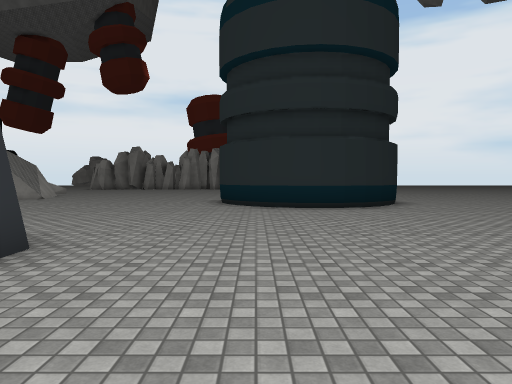
view 1 (above)

24 first-person views from a walk through a scene from a Unity 3-D project. The camera is 1.4 m above the floor, tilts 2° down and sees 70° across. The floor is counted in squares, 2 m on a side. Each view is taken from the middle of a square. On the plan, view 1 faces up. The plan holds only what a view shows up to about 11 squares ahead; the rest is blank. The place goes on beyond the plan. The player character is not drawn. Some surface patterns are stand-ins.

view 2
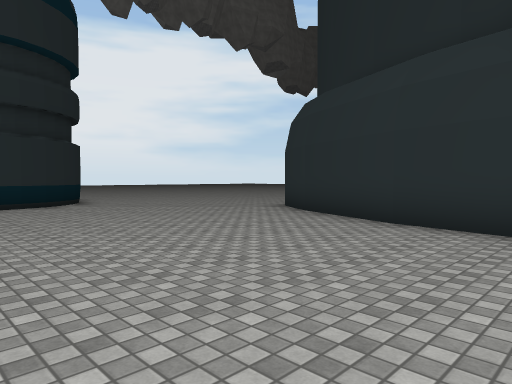

view 3
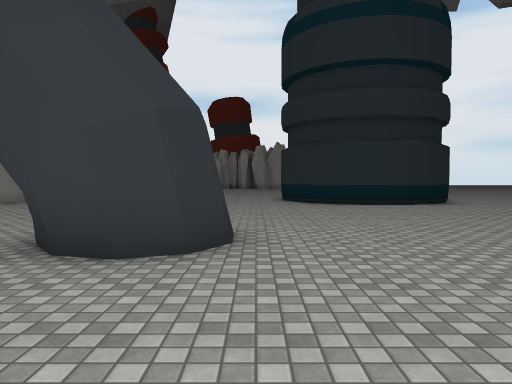

view 4
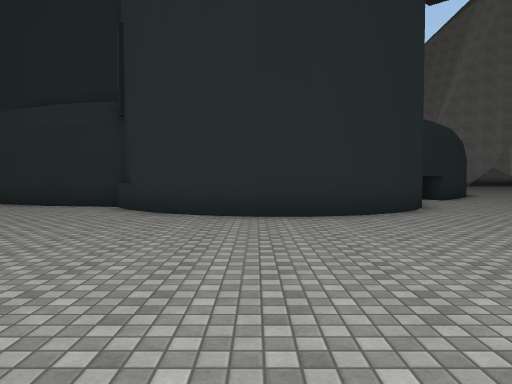

view 5
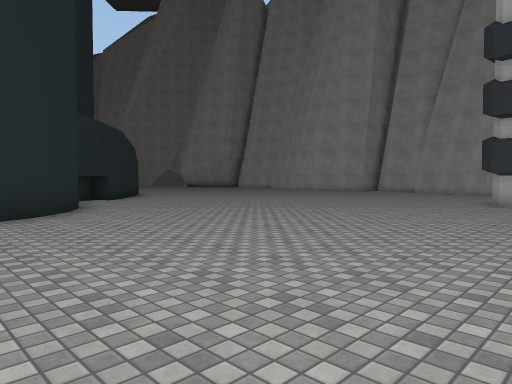

view 6
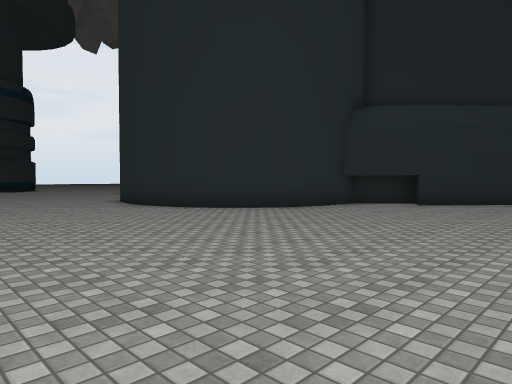

view 7
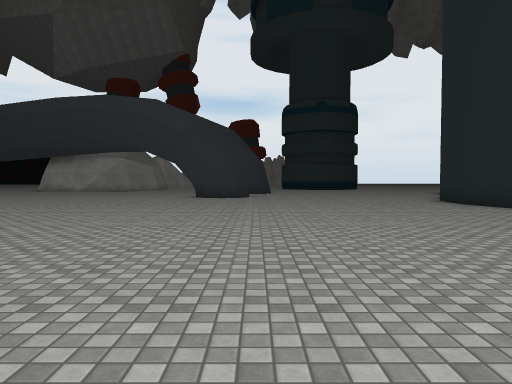

view 8
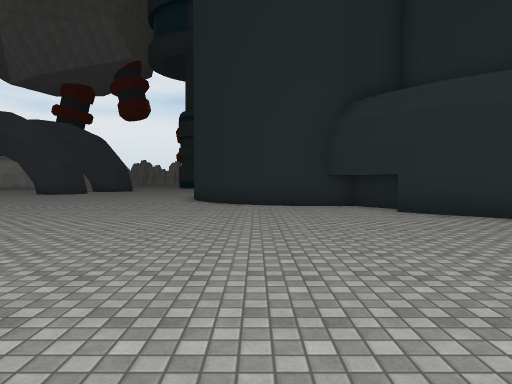

view 9
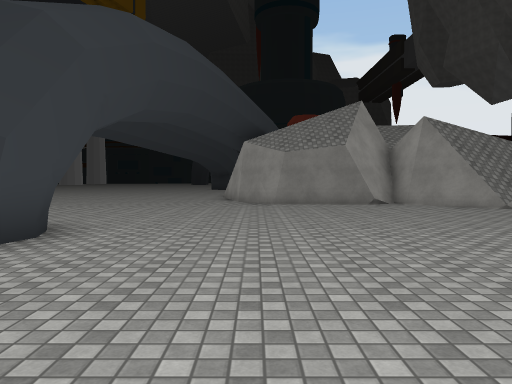

view 10
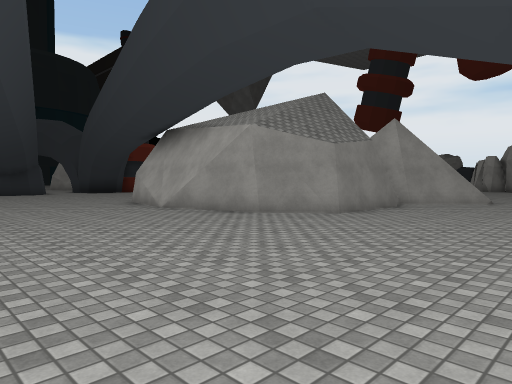

view 11
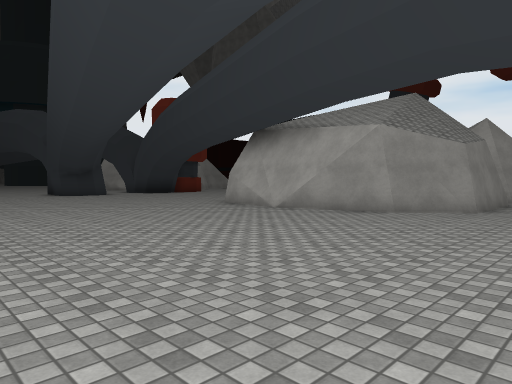

view 12
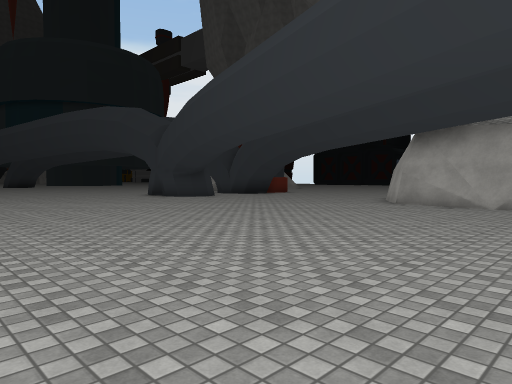

view 13
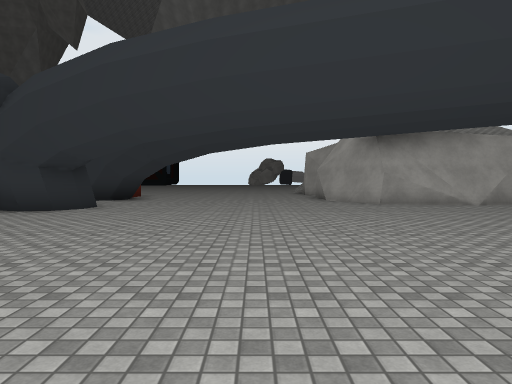

view 14
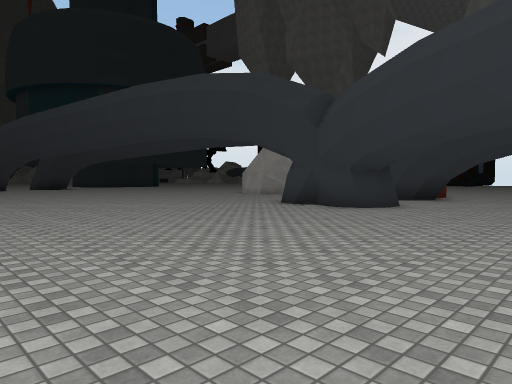

view 15
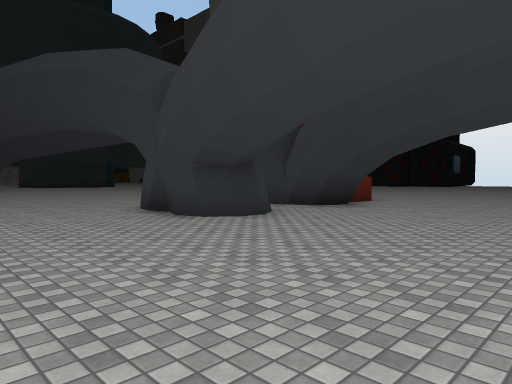

view 16
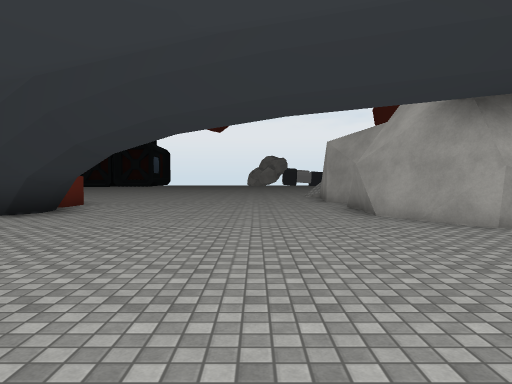

view 17
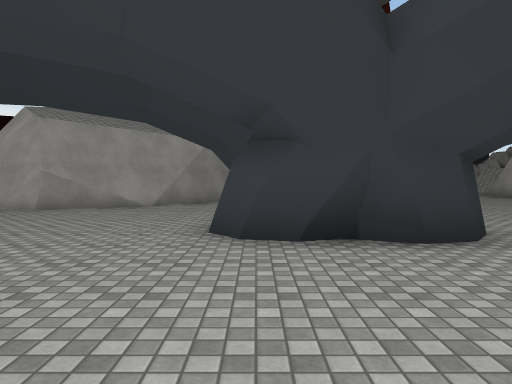

view 18
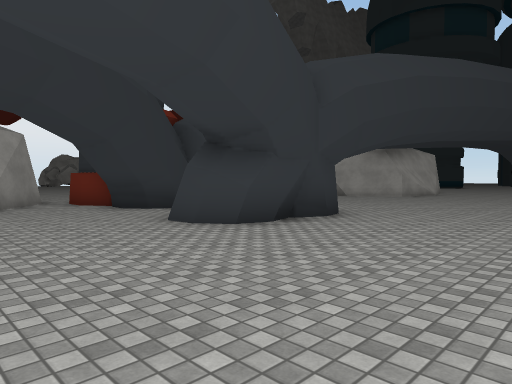

view 19
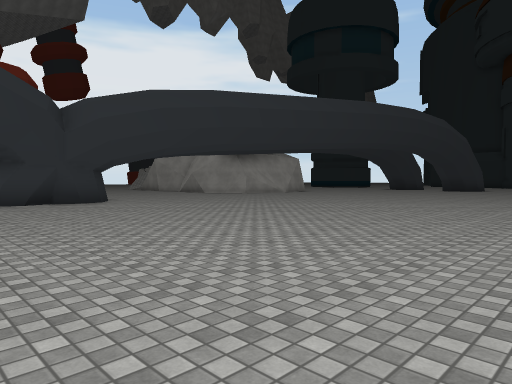

view 20
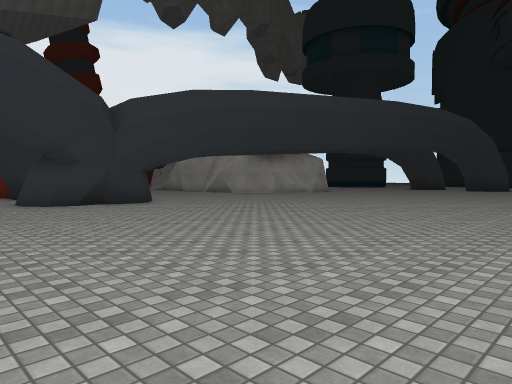

view 21
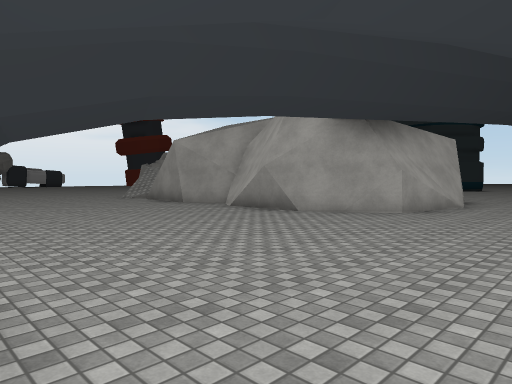

view 22
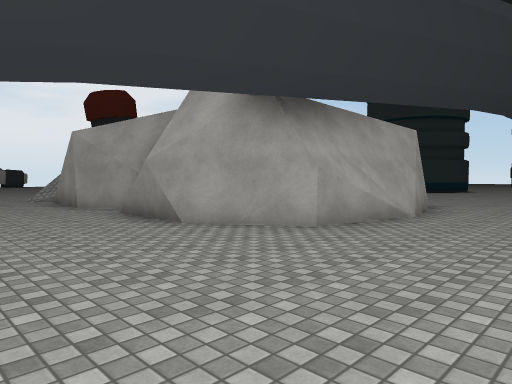

view 23
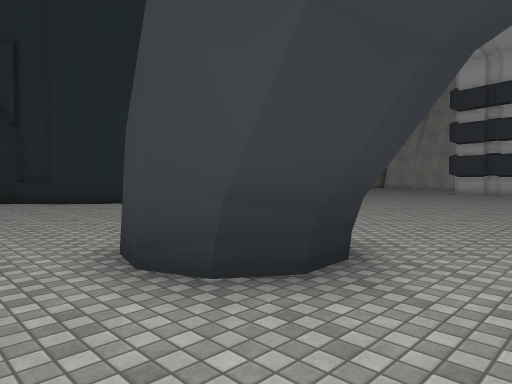

view 24
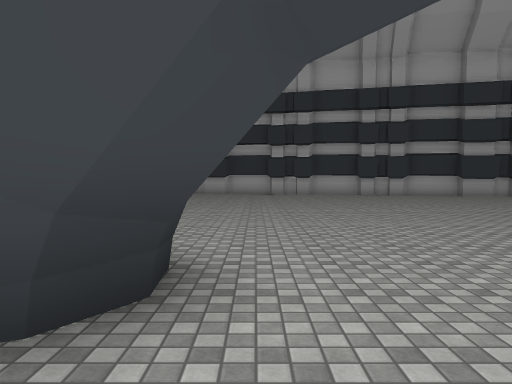

### Floor plan
Key: @ floor where view 1 was taken; # wall or solid block; . floor; B building.
Columns run from 30 left of view 1 to 8 right of it. Each row starts with its distance up from view 1.
 12   ##  ........#     ##...
 11   #.###.......#     #........##    ...
 10 ###.###.......#     ##........#  #B...
  9 #...# ##......#     ##.........B##...
  8 ....####......#     ##...............
  7 ..... ........##  ###.................
  6 ....###........####....................
  5 ....###..............................##
  4  ...###...................##.........#
  3 ..........................##........##
  2 ....................................#
  1 ....................................#
  0 .........................##...@.....#
 -1 .........................#  .......##
 -2 ..........................  ......##
 -3  ................................##
 -4  .............. .................#
 -5  ..............    ..............#
 -6  ..........       ...............##
 -7   ....            ................##
 -8                  ..................####
 -9                  ....................##
-10                        ...............#
-11                         ...............
-12                          ..............
-13                          ..............
-14                           .............
-15                            ..... .....
-16                             #..  .....
-17                             #.    ...
-18                                    .

Positions as (right, up) in squares from view 1, and headings:
1: (0, 0), facing up
2: (0, -1), facing up-right
3: (-2, -1), facing up
4: (-4, -4), facing right
5: (-4, -5), facing down-right
6: (-2, -14), facing up-right
7: (-3, -15), facing up
8: (5, -18), facing up
9: (1, 7), facing left
10: (-5, 1), facing up-left
11: (-7, -1), facing up-left
12: (-11, -4), facing up-left
13: (-19, -4), facing up
14: (-19, -4), facing up-left
15: (-18, 0), facing up-left
16: (-19, 1), facing up
17: (-26, 0), facing up
18: (-30, 0), facing up-right
19: (-28, -7), facing up-right
20: (-29, -6), facing up-right
21: (-23, 3), facing up-right
22: (-20, 3), facing up-right
23: (-7, 2), facing down-right
24: (-6, 2), facing down
